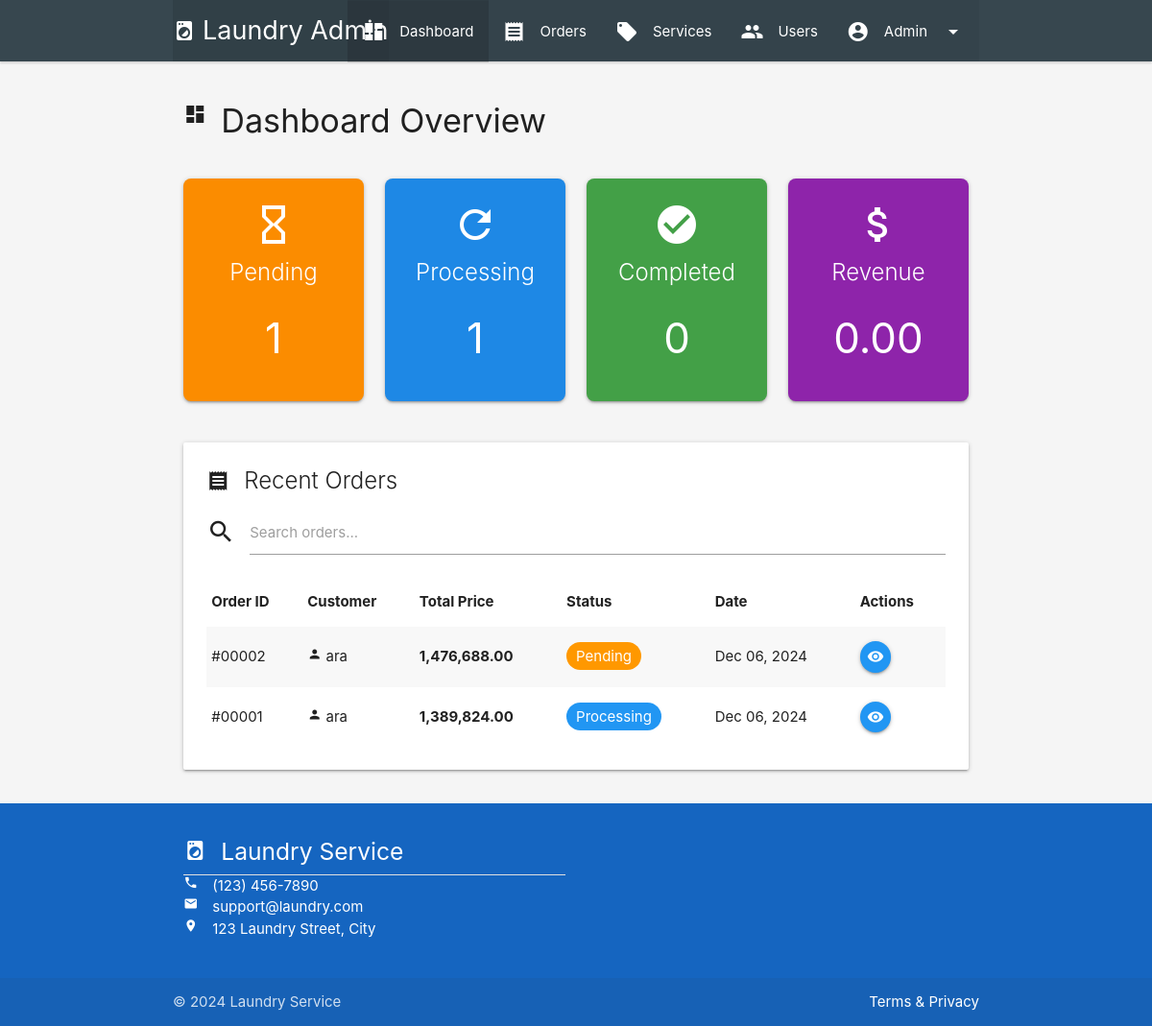
Page /admin/dashboard.php (signed in) on the committed database.
### tables this page shows
CREATE TABLE `orders` (
  `order_id` int(11) NOT NULL,
  `user_id` int(11) DEFAULT NULL,
  `total_weight` decimal(10,2) DEFAULT NULL,
  `total_price` decimal(10,2) DEFAULT NULL,
  `order_date` timestamp NOT NULL DEFAULT current_timestamp(),
  `pickup_date` date DEFAULT NULL,
  `delivery_date` date DEFAULT NULL,
  `status` enum('pending','processing','ready','delivered','cancelled') DEFAULT 'pending',
  `special_instructions` text DEFAULT NULL
);

CREATE TABLE `users` (
  `user_id` int(11) NOT NULL,
  `username` varchar(50) NOT NULL,
  `email` varchar(100) NOT NULL,
  `password` varchar(255) NOT NULL,
  `full_name` varchar(100) DEFAULT NULL,
  `phone` varchar(20) DEFAULT NULL,
  `address` text DEFAULT NULL,
  `role` enum('customer','admin') DEFAULT 'customer',
  `created_at` timestamp NOT NULL DEFAULT current_timestamp(),
  `last_login` timestamp NULL DEFAULT NULL,
  `status` enum('active','blocked') DEFAULT 'active'
);

### admin/dashboard.php (the view, shortened to what this page needs)
<?php
require_once '../includes/db_connect.php';
$stmt = $pdo->query("SELECT
    COUNT(CASE WHEN status = 'pending' THEN 1 END) as pending_orders,
    COUNT(CASE WHEN status = 'processing' THEN 1 END) as processing_orders,
    COUNT(CASE WHEN status = 'delivered' THEN 1 END) as completed_orders
    FROM orders");
$stats = $stmt->fetch();
$recentOrders = $pdo->query("SELECT o.*, u.username
    FROM orders o
    JOIN users u ON o.user_id = u.user_id
    ORDER BY order_date DESC LIMIT 5")->fetchAll();
$stmt = $pdo->query("SELECT SUM(total_price) as total_revenue FROM orders WHERE status = 'delivered'");
$revenue = $stmt->fetch();
?>
<!DOCTYPE html>
<html>
<head>
    <link rel="stylesheet" href="https://cdnjs.cloudflare.com/ajax/libs/materialize/1.0.0/css/materialize.min.css">
</head>
<body class="grey lighten-4">
    <?php include 'includes/admin_nav.php'; ?>
    <div class="container">
        <div class="row" style="margin-top: 20px;">
            <div class="col s12">
                <h4><i class="material-icons left">dashboard</i> Dashboard Overview</h4>
            </div>
        </div>
        <div class="row">
            <div class="col s12 m3">
                <div class="card dashboard-card orange darken-1">
                    <div class="card-content white-text center-align">
                        <i class="material-icons card-icon">hourglass_empty</i>
                        <span class="card-title">Pending</span>
                        <h3><?php echo $stats['pending_orders']; ?></h3>
                    </div>
                </div>
            </div>
            <div class="col s12 m3">
                <div class="card dashboard-card blue darken-1">
                    <div class="card-content white-text center-align">
                        <i class="material-icons card-icon">refresh</i>
                        <span class="card-title">Processing</span>
                        <h3><?php echo $stats['processing_orders']; ?></h3>
                    </div>
                </div>
            </div>
            <div class="col s12 m3">
                <div class="card dashboard-card green darken-1">
                    <div class="card-content white-text center-align">
                        <i class="material-icons card-icon">check_circle</i>
                        <span class="card-title">Completed</span>
                        <h3><?php echo $stats['completed_orders']; ?></h3>
                    </div>
                </div>
            </div>
            <div class="col s12 m3">
                <div class="card dashboard-card purple darken-1">
                    <div class="card-content white-text center-align">
                        <i class="material-icons card-icon">attach_money</i>
                        <span class="card-title">Revenue</span>
                        <h3><?php echo number_format($revenue['total_revenue'], 2); ?></h3>
                    </div>
                </div>
            </div>
        </div>
        <div class="row">
            <div class="col s12">
                <div class="card">
                    <div class="card-content">
                        <span class="card-title"><i class="material-icons left">receipt</i>Recent Orders</span>
                        <div class="input-field">
                            <i class="material-icons prefix">search</i>
                            <input type="text" id="orderSearch" onkeyup="filterOrders()">
                            <label for="orderSearch">Search orders...</label>
                        </div>
                        <table class="striped responsive-table">
                            <thead>
                                <tr>
                                    <th>Order ID</th>
                                    <th>Customer</th>
                                    <th>Total Price</th>
                                    <th>Status</th>
                                    <th>Date</th>
                                    <th>Actions</th>
                                </tr>
                            </thead>
                            <tbody id="ordersTable">
                                <?php foreach($recentOrders as $order): ?>
                                <tr>
                                    <td>#<?php echo str_pad($order['order_id'], 5, '0', STR_PAD_LEFT); ?></td>
                                    <td><i class="material-icons tiny">person</i> <?php echo $order['username']; ?></td>
                                    <td><b><?php echo number_format($order['total_price'], 2); ?></b></td>
                                    <td>
                                        <span class="status-badge status-<?php echo $order['status']; ?>">
                                            <?php echo ucfirst($order['status']); ?>
                                        </span>
                                    </td>
                                    <td><?php echo date('M d, Y', strtotime($order['order_date'])); ?></td>
                                    <td>
                                        <a href="view_order.php?id=<?php echo $order['order_id']; ?>"
                                           class="btn-floating btn-small waves-effect waves-light blue">
                                            <i class="material-icons">visibility</i>
                                        </a>
                                    </td>
                                </tr>
                                <?php endforeach; ?>
                            </tbody>
                        </table>
                    </div>
                </div>
            </div>
        </div>
    </div>
    <?php include 'includes/footer.php'; ?>
</body>
</html>

### admin/dashboard.php (style rules this page uses)
.dashboard-card { border-radius: 8px; transition: transform 0.2s; }
.card-icon { font-size: 48px; margin-bottom: 10px; }
.status-badge { padding: 5px 10px; border-radius: 15px; color: white; }
.status-pending { background-color: #ff9800; }
.status-processing { background-color: #2196f3; }

### rows in the picture
orders: order_id "00002", user.username "ara", total_price "1,476,688.00", status "Pending", order_date "Dec 06, 2024"
orders: order_id "00001", user.username "ara", total_price "1,389,824.00", status "Processing", order_date "Dec 06, 2024"

### other values in the picture
$stats['pending_orders'] "1"
$stats['processing_orders'] "1"
$stats['completed_orders'] "0"
$revenue['total_revenue'] "0.00"
